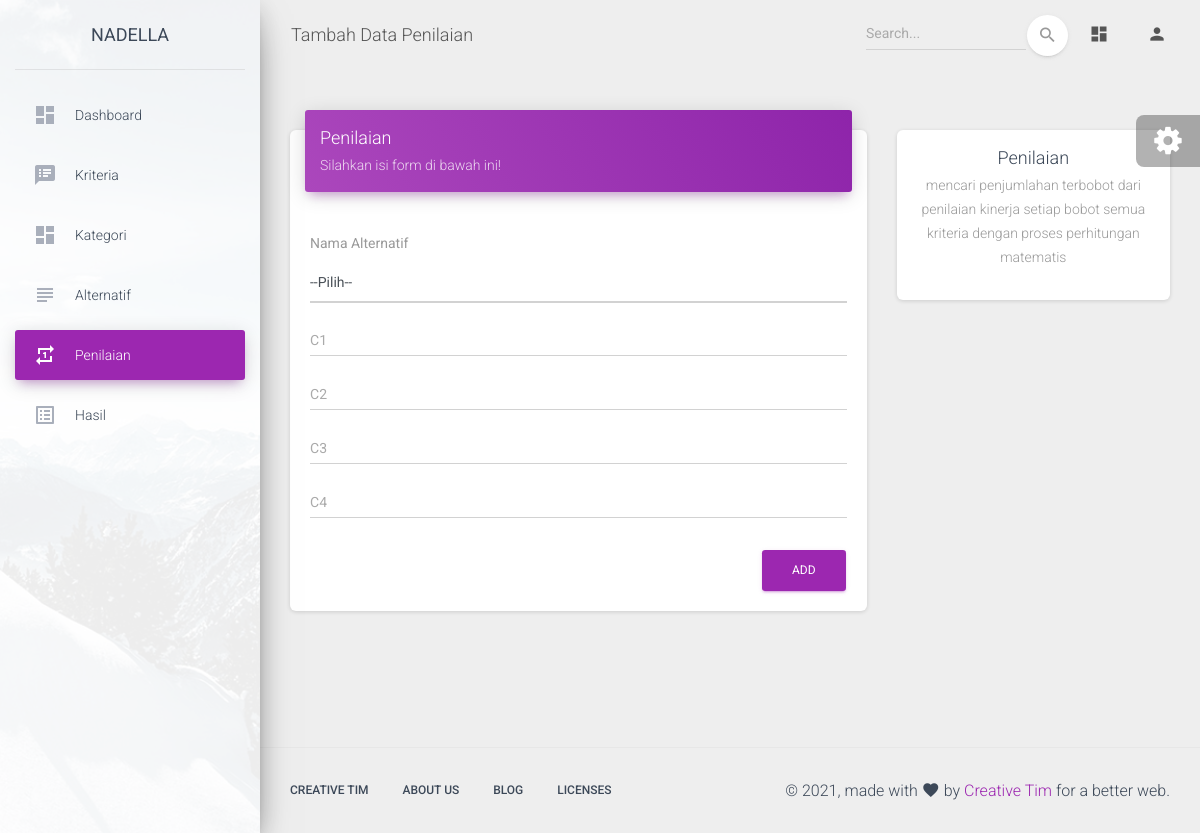
The page /addpenilaian.php on the database its author committed.
### tables this page shows
CREATE TABLE `kriteria_saw` (
  `id_kriteria` int(11) NOT NULL,
  `nama_kriteria` varchar(30) NOT NULL,
  `jenis` enum('cost','benefit') NOT NULL,
  `bobot` double NOT NULL
);

### Saw.php (called while the page is built, shortened)
<?php
class Saw
{
  private $db;
  function __construct()
  {
    $this->db = new PDO('mysql:host=localhost;dbname=spk_laptop', "root", "");
  }
  public function get_data_kriteria(){
    $stmt = $this->db->prepare("SELECT*FROM kriteria_saw ORDER BY id_kriteria");
    $stmt->execute();
		return $stmt;
  }
}
 ?>

### addpenilaian.php (the view, shortened to what this page needs)
<?php
    include('header.php');
?>
<div class="main-panel">
    <nav class="navbar navbar-expand-lg navbar-transparent navbar-absolute fixed-top ">
        <div class="container-fluid">
            <div class="navbar-wrapper">
                <a class="navbar-brand" href="javascript:;">Tambah Data Penilaian</a>
            </div>
            <div class="collapse navbar-collapse justify-content-end">
                <form class="navbar-form">
                    <div class="input-group no-border">
                        <input type="text" value="" class="form-control" placeholder="Search...">
                        <button type="submit" class="btn btn-white btn-round btn-just-icon">
                            <i class="material-icons">search</i>
                            <div class="ripple-container"></div>
                        </button>
                    </div>
                </form>
                <ul class="navbar-nav">
                    <li class="nav-item">
                        <a class="nav-link" href="javascript:;">
                            <i class="material-icons">dashboard</i>
                        </a>
                    </li>
                    <li class="nav-item dropdown">
                        <a class="nav-link" href="javascript:;" id="navbarDropdownProfile" data-toggle="dropdown"
                            aria-haspopup="true" aria-expanded="false">
                            <i class="material-icons">person</i>
                        </a>
                    </li>
                </ul>
            </div>
        </div>
    </nav>
    <div class="content">
        <div class="container-fluid">
            <div class="row">
                <div class="col-md-8">
                    <div class="card">
                        <div class="card-header card-header-primary">
                            <h4 class="card-title">Penilaian</h4>
                            <p class="card-category">Silahkan isi form di bawah ini!</p>
                        </div>
                        <div class="card-body">
                            <form action="" method="POST">
                                <div class="row mb-3 mt-3">
                                    <div class="col-md-12">
                                        <div class="form-group">
                                            <label class="bmd-label-floating">Nama Alternatif</label>
                                            <select name="id_alternatif" class="form-control">
                                                <option value="0">--Pilih--</option>
                                            </select>
                                        </div>
                                        <?php
                                            $kriteria = $saw->get_data_kriteria();
                                            while ($data_kriteria = $kriteria->fetch(PDO::FETCH_ASSOC)) {
                                        ?>
                                        <div class="form-group">
                                            <label class="bmd-label-floating">C<?=$data_kriteria['id_kriteria']?></label>
                                            <input type="text" name="nilai[]" class="form-control">
                                        </div>
                                        <?php } ?>
                                    </div>
                                </div>
                                <input name="add_record" type="submit" value="Add" class="btn btn-primary pull-right">
                                <div class="clearfix"></div>
                            </form>
                        </div>
                    </div>
                </div>
                <div class="col-md-4">
                    <div class="card card-profile">
                        <div class="card-body">
                            <h4 class="card-title">Penilaian</h4>
                            <p class="card-description">
                                mencari penjumlahan terbobot dari penilaian kinerja setiap bobot semua kriteria dengan
                                proses perhitungan matematis
                            </p>
                        </div>
                    </div>
                </div>
            </div>
        </div>
    </div>
    <?php
  include('footer.php');
?>

### rows shown on the page
kriteria_saw: id_kriteria "1"
kriteria_saw: id_kriteria "2"
kriteria_saw: id_kriteria "3"
kriteria_saw: id_kriteria "4"
